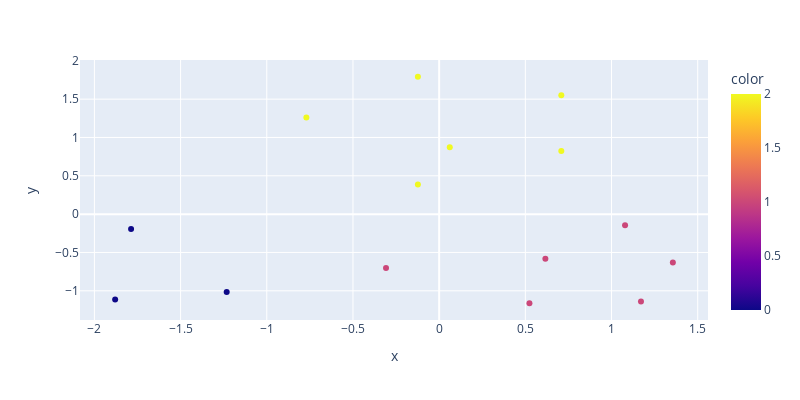

The cell this chart's notebook holds for it:
### Code cell
grafico = px.scatter(x=base_salario[:, 0], y=base_salario[:, 1], color=rotulos, width=800, height=400)
grafico.show()

### Figure 1 — Plotly figure (JSON) as saved in the notebook; plotly's stock layout.template omitted (floating-point values rounded to 4 significant figures)
{"data": [{"hovertemplate": "x=%{x}<br>y=%{y}<br>color=%{marker.color}<extra></extra>", "legendgroup": "", "marker": {"color": [0, 0, 0, 1, 1, 1, 1, 1, 1, 2, 2, 2, 2, 2, 2], "coloraxis": "coloraxis", "symbol": "circle"}, "mode": "markers", "name": "", "orientation": "v", "showlegend": false, "type": "scatter", "x": [-1.88, -1.233, -1.787, -0.3081, 0.5238, 1.171, 1.356, 0.6163, 1.078, -0.7703, -0.1233, 0.06163, -0.1233, 0.7087, 0.7087], "xaxis": "x", "y": [-1.114, -1.017, -0.1938, -0.7024, -1.163, -1.138, -0.6297, -0.5813, -0.1453, 1.259, 0.3875, 0.8719, 1.792, 0.8235, 1.55], "yaxis": "y"}], "layout": {"coloraxis": {"colorbar": {"title": {"text": "color"}}, "colorscale": [[0, "#0d0887"], [0.1111, "#46039f"], [0.2222, "#7201a8"], [0.3333, "#9c179e"], [0.4444, "#bd3786"], [0.5556, "#d8576b"], [0.6667, "#ed7953"], [0.7778, "#fb9f3a"], [0.8889, "#fdca26"], [1, "#f0f921"]]}, "height": 400, "legend": {"tracegroupgap": 0}, "margin": {"t": 60}, "width": 800, "xaxis": {"anchor": "y", "domain": [0, 1], "title": {"text": "x"}}, "yaxis": {"anchor": "x", "domain": [0, 1], "title": {"text": "y"}}}}
